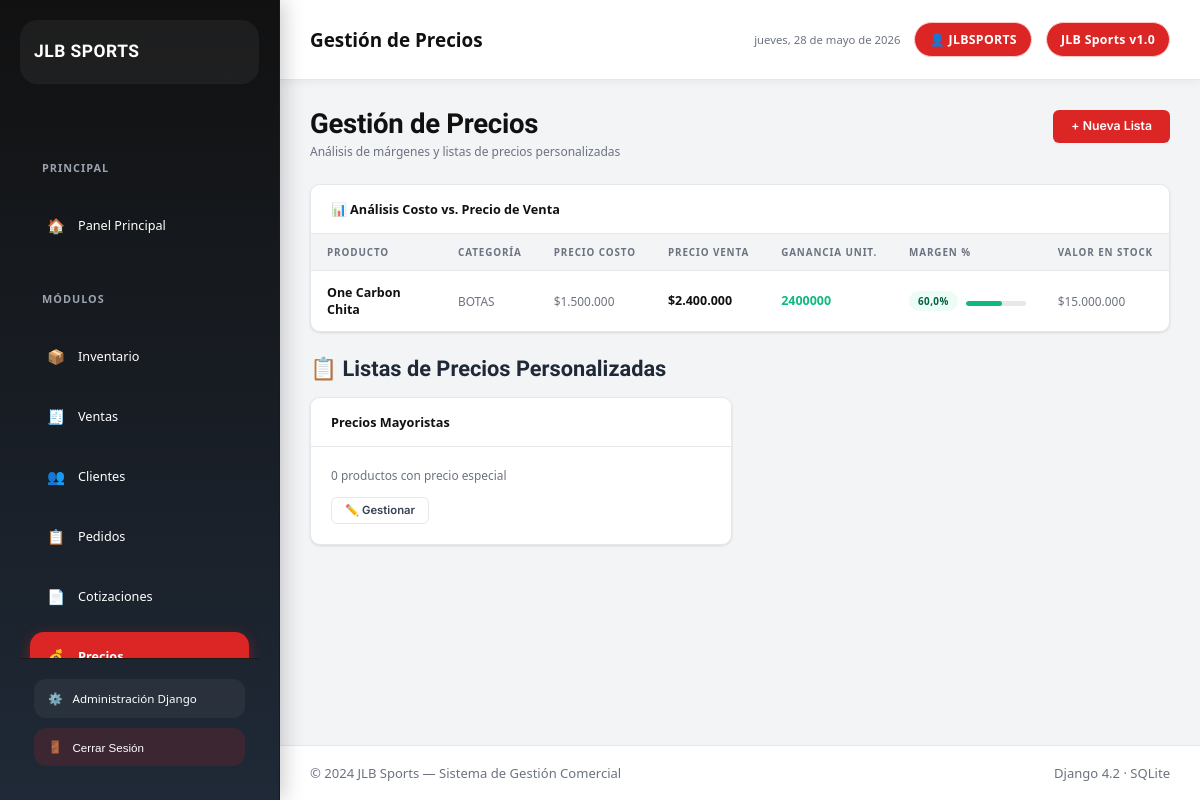
The page /pricing/ (signed in) on the database as committed earlier.
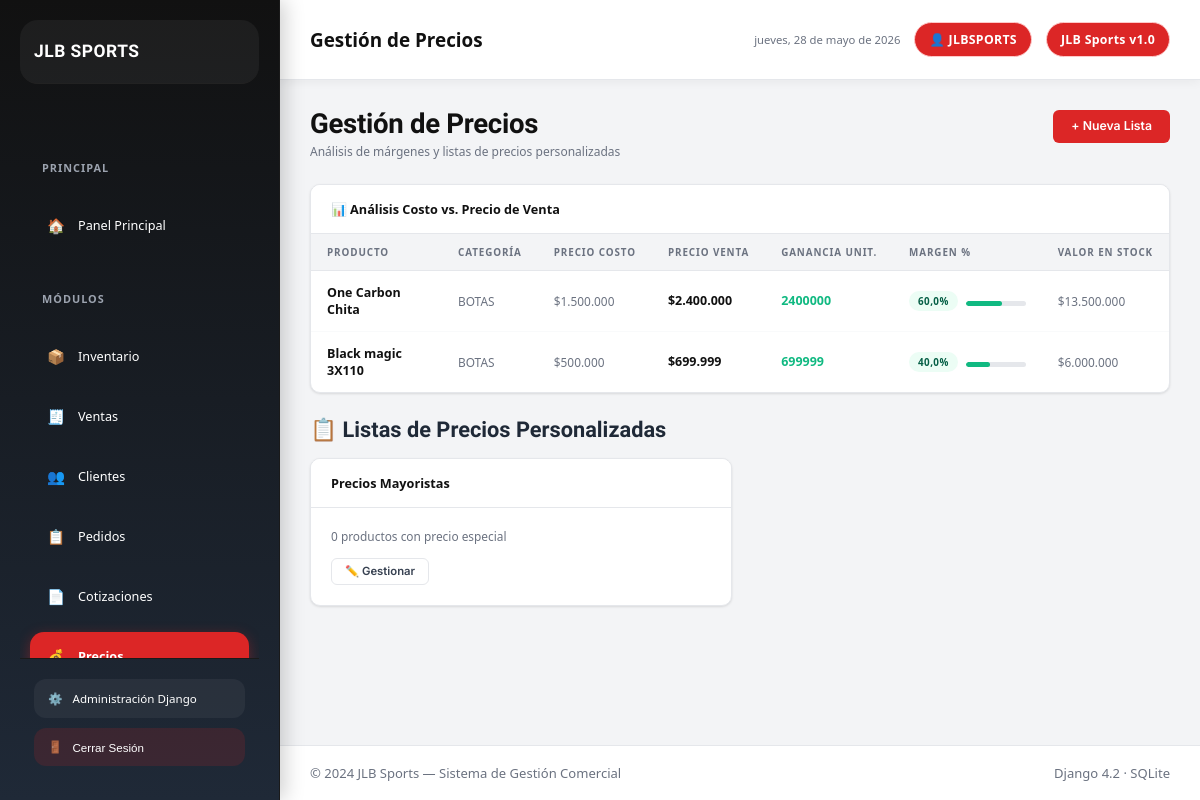
The same page on the database as committed later.
### inventory/models.py (models this page shows, shortened)
class Product(models.Model):
    codigo = models.CharField(
        max_length=50,
        unique=True,
        null=True,
        blank=True,
        default=None,
        verbose_name='Código'
    )
    name = models.CharField(max_length=200)
    category = models.ForeignKey(
        Category,
        on_delete=models.SET_NULL,
        null=True,
        blank=True,
        related_name='products'
    )
    marca = models.CharField(
        max_length=100,
        blank=True,
        default=''
    )
    talla = models.CharField(
        max_length=20,
        blank=True,
        default=''
    )
    color = models.CharField(
        max_length=100,
        blank=True,
        default='',
        verbose_name='Color(es)',
        help_text='Colores disponibles separados por coma. Ej: Rojo, Azul, Negro'
    )
    description = models.TextField(blank=True)
    cost_price = models.DecimalField(
        max_digits=10,
        decimal_places=2
    )
    sale_price = models.DecimalField(
        max_digits=10,
        decimal_places=2
    )
    stock_quantity = models.IntegerField(default=0)
    min_stock = models.IntegerField(default=5)
    created_at = models.DateTimeField(auto_now_add=True)
    @property
    def stock_value(self):
        return self.cost_price * self.stock_quantity
    @property
    def profit_margin(self):
        if self.cost_price and self.cost_price > 0:
            return ((self.sale_price - self.cost_price) / self.cost_price) * 100
        return 0

class Category(models.Model):
    name = models.CharField(max_length=100)
    description = models.TextField(blank=True)

### pricing/models.py (models this page shows, shortened)
class PriceList(models.Model):
    name = models.CharField(max_length=100)
    client_type = models.CharField(max_length=20, choices=Client.CLIENT_TYPES, blank=True)
    description = models.TextField(blank=True)
    is_active = models.BooleanField(default=True)
    created_at = models.DateTimeField(auto_now_add=True)
    class Meta:
        ordering = ['name']

### pricing/views.py (the view)
# urls.py: path('', views.pricing_overview, name='pricing_overview'),
@login_required
def pricing_overview(request):
    products = Product.objects.select_related('category').all()
    price_lists = PriceList.objects.filter(is_active=True).prefetch_related('items__product')
    context = {
        'products': products,
        'price_lists': price_lists,
        'active_page': 'pricing',
    }
    return render(request, 'pricing/pricing_overview.html', context)

### inventory/templatetags/jlb_filters.py (called while the page is built)
@register.filter
def pesos(value):
    try:
        value = Decimal(str(value))
        if value == value.to_integral_value():
            formatted = f"{int(value):,}".replace(",", ".")
        else:
            formatted = f"{value:,.0f}".replace(",", ".")
        return f"${formatted}"
    except (ValueError, TypeError):
        return f"${value}"

### templates/pricing/pricing_overview.html (shortened to what this page needs)
{% extends 'base.html' %}
{% load jlb_filters %}
{% block topbar_title %}Gestión de Precios{% endblock %}
{% block content %}
<div class="seccion-header">
  <div>
    <h1 class="seccion-titulo">Gestión de Precios</h1>
    <p class="seccion-subtitulo">Análisis de márgenes y listas de precios personalizadas</p>
  </div>
  <a href="{% url 'price_list_create' %}" class="btn btn-rojo">+ Nueva Lista</a>
</div>
<div class="tarjeta mb-3">
  <div class="tarjeta-cab">
    <span class="tarjeta-titulo">📊 Análisis Costo vs. Precio de Venta</span>
  </div>
  <div class="tabla-wrap">
    <table>
      <thead>
        <tr>
          <th>Producto</th>
          <th>Categoría</th>
          <th>Precio Costo</th>
          <th>Precio Venta</th>
          <th>Ganancia Unit.</th>
          <th>Margen %</th>
          <th>Valor en Stock</th>
        </tr>
      </thead>
      <tbody>
        {% for p in products %}
        <tr>
          <td class="bold">{{ p.name }}</td>
          <td class="td-muted">{{ p.category.name|default:"—" }}</td>
          <td class="td-muted">{{ p.cost_price|pesos }}</td>
          <td class="bold">{{ p.sale_price|pesos }}</td>
          <td class="bold {% if p.sale_price > p.cost_price %}txt-verde{% else %}txt-rojo{% endif %}">
            {{ p.sale_price|add:"-0"|floatformat:0 }}
          </td>
          <td>
            <div style="display:flex;align-items:center;gap:8px;">
              <span class="badge {% if p.profit_margin >= 30 %}badge-verde{% elif p.profit_margin >= 15 %}badge-amarillo{% else %}badge-rojo{% endif %}">
                {{ p.profit_margin|floatformat:1 }}%
              </span>
              <div class="progreso-wrap" style="width:60px;flex-shrink:0;">
                <div class="progreso-barra {% if p.profit_margin >= 30 %}verde{% elif p.profit_margin >= 15 %}amarillo{% else %}rojo{% endif %}"
                     style="width:{% if p.profit_margin > 100 %}100{% else %}{{ p.profit_margin|floatformat:0 }}{% endif %}%">
                </div>
              </div>
            </div>
          </td>
          <td class="td-muted">{{ p.stock_value|pesos }}</td>
        </tr>
        {% empty %}
        <tr><td colspan="7">
          <div class="estado-vacio"><div class="estado-vacio-titulo">Sin productos</div></div>
        </td></tr>
        {% endfor %}
      </tbody>
    </table>
  </div>
</div>
<div class="seccion-header" style="margin-top:8px;margin-bottom:16px;">
  <h2 style="font-family:'Barlow Condensed',sans-serif;font-size:1.5rem;font-weight:700;">📋 Listas de Precios Personalizadas</h2>
</div>
{% if price_lists %}
<div style="display:grid;grid-template-columns:repeat(auto-fill,minmax(280px,1fr));gap:16px;">
  {% for lista in price_lists %}
  <div class="tarjeta">
    <div class="tarjeta-cab">
      <span class="tarjeta-titulo">{{ lista.name }}</span>
    </div>
    <div class="tarjeta-cuerpo">
      <p style="font-size:0.82rem;color:var(--gris-texto);margin-bottom:14px;">{{ lista.items.count }} producto{{ lista.items.count|pluralize }} con precio especial</p>
      <a href="{% url 'price_list_detail' lista.pk %}" class="btn btn-outline btn-sm">✏️ Gestionar</a>
    </div>
  </div>
  {% endfor %}
</div>
{% endif %}
{% endblock %}

Rows that differ between the two databases and show on the page:
changed Product "One Carbon Chita": stock_value|pesos "$15.000.000" → "$13.500.000"
added Product: name "Black magic 3X110", category.name "BOTAS", cost_price|pesos "$500.000", sale_price|pesos "$699.999", sale_price|add "699999", profit_margin "40,0", stock_value|pesos "$6.000.000"
